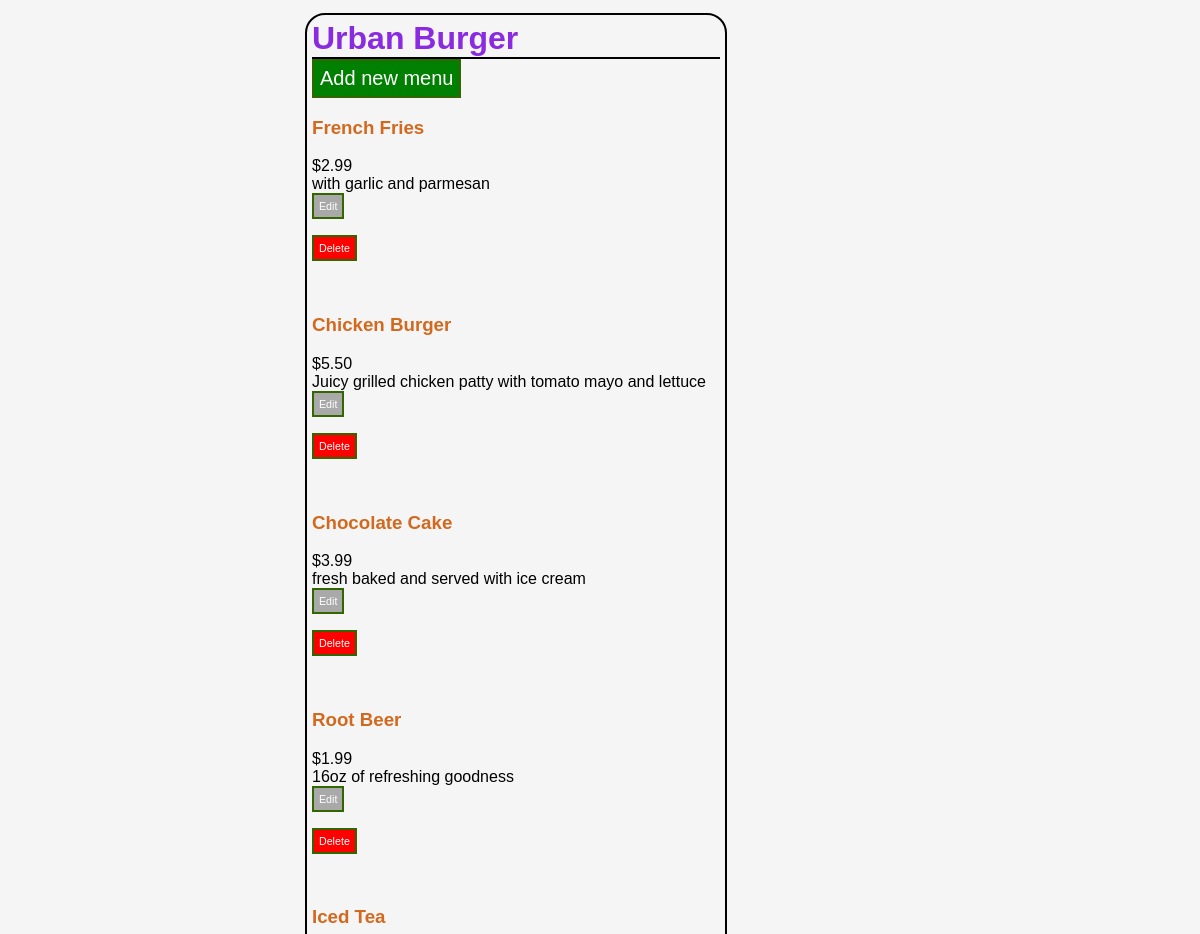
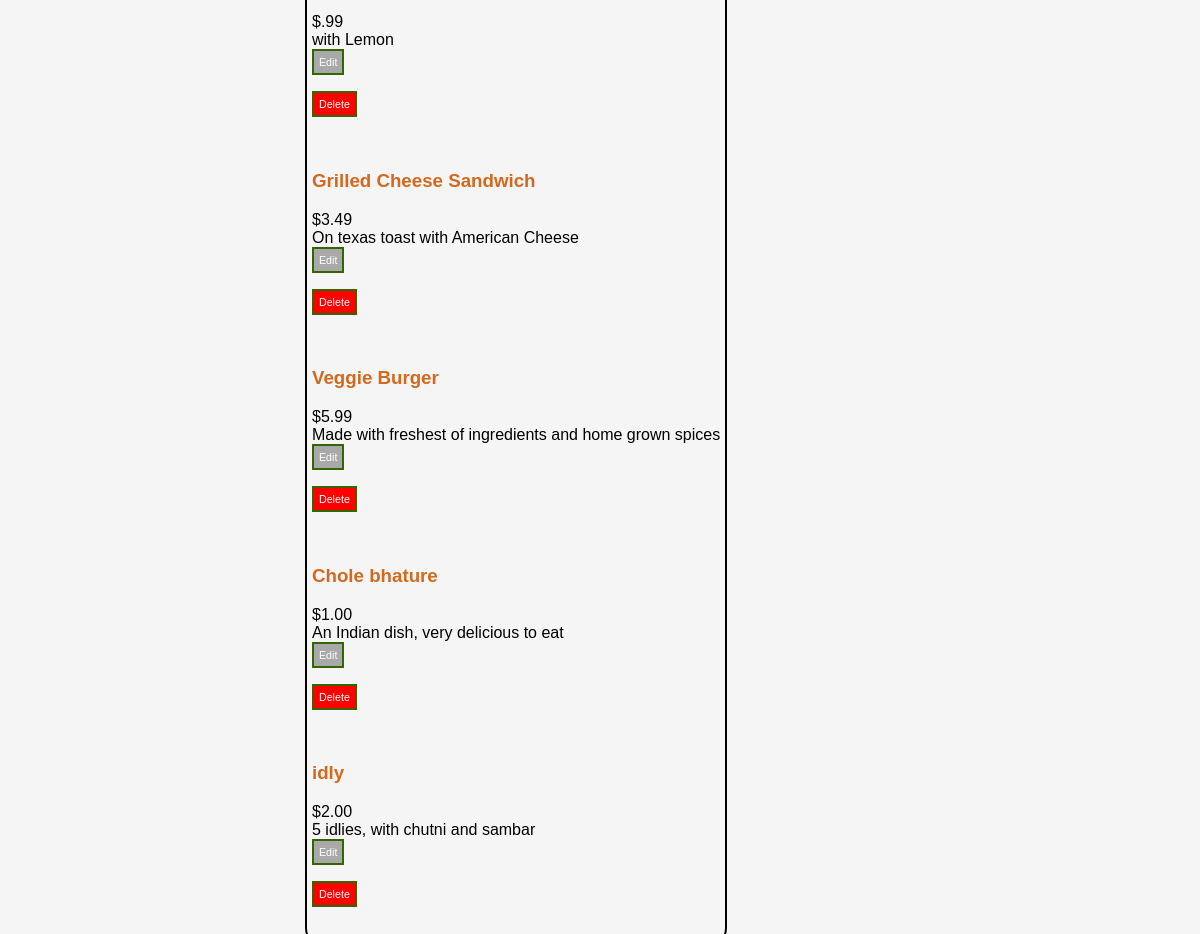
Page /restaurant/1/ on the committed database (2 pictures, top to bottom).
### database_setup.py (models this page shows, shortened)
class Restaurant(Base):
    __tablename__='restaurant'
    name = Column(String(80), nullable=False)
    id = Column(Integer, primary_key=True)

class MenuItem(Base):
    __tablename__='menu_item'
    name = Column(String(80), nullable=False)
    id= Column(Integer, primary_key=True)
    course = Column(String(80))
    description = Column(String(80))
    price = Column(String(80))
    restaurant_id = Column(Integer, ForeignKey('restaurant.id'))
    restaurant = relationship(Restaurant)

### project.py (the view)
@app.route('/restaurant/<int:restaurant_id>/')
def restaurantmenu(restaurant_id):
    restaurant=session.query(Restaurant).filter_by(id=restaurant_id).one()
    items = session.query(MenuItem).filter_by(restaurant_id=restaurant.id)
    return render_template('menu.html',restaurant=restaurant,items=items)

### templates/menu.html (shortened to what this page needs)
<html>
<head>
    <link rel="stylesheet" type="text/css" href="{{ url_for('static', filename='style.css') }}">
</head>
<body>
    <div class='pane'>
        <div class='header'>
    <h1>{{ restaurant.name }}</h1>
        </div>
    <form action="{{ url_for('newMenuItem', restaurant_id=restaurant.id) }}">
        <input type="submit"  style="font-size:15pt;color:white;background-color:green;border:2px solid #336600;padding:6px" value="Add new menu">
    </form>
    {% for i in items %}
        <h3>{{ i.name }}</h3>
    {{ i.price }} </br>
    {{ i.description }} </br>
        <form action="{{ url_for('editMenuItem', restaurant_id=restaurant.id, menu_id=i.id) }}">
        <input type="submit"  style="font-size:8pt;color:white;background-color:darkgray;border:2px solid #336600;padding:5px" value="Edit">
    </form>
        <form action="{{ url_for('editMenuItem', restaurant_id=restaurant.id, menu_id=i.id) }}">
        <input type="submit"  style="font-size:8pt;color:white;background-color:red;border:2px solid #336600;padding:5px" value="Delete">
    </form>
    {% endfor %}
    </div>
</body>
</html>

### static/style.css (style rules this page uses)
body { font-family: sans-serif; background-color: whitesmoke; }
h1, h2, h4 { color: blueviolet; }
h3 { color: chocolate; }
h1, h2 { font-family: 'Arial', serif; margin: 0; }
h1 { border-bottom:2px solid #000000; }
.pane { position:absolute; left: 25%; border: 2px solid black; border-radius: 20px; padding: 5px; margin: 5px; border-color: #000000; }
.header { left:50%; text-aling:center; }

### rows in the picture
Restaurant: name "Urban Burger"
MenuItem: name "French Fries", price "$2.99", description "with garlic and parmesan"
MenuItem: name "Chicken Burger", price "$5.50", description "Juicy grilled chicken patty with tomato mayo and lettuce"
MenuItem: name "Chocolate Cake", price "$3.99", description "fresh baked and served with ice cream"
MenuItem: name "Root Beer", price "$1.99", description "16oz of refreshing goodness"
MenuItem: name "Iced Tea", price "$.99", description "with Lemon"
MenuItem: name "Grilled Cheese Sandwich", price "$3.49", description "On texas toast with American Cheese"
MenuItem: name "Veggie Burger", price "$5.99", description "Made with freshest of ingredients and home grown spices"
MenuItem: name "Chole bhature", price "$1.00", description "An Indian dish, very delicious to eat"
MenuItem: name "idly", price "$2.00", description "5 idlies, with chutni and sambar"
